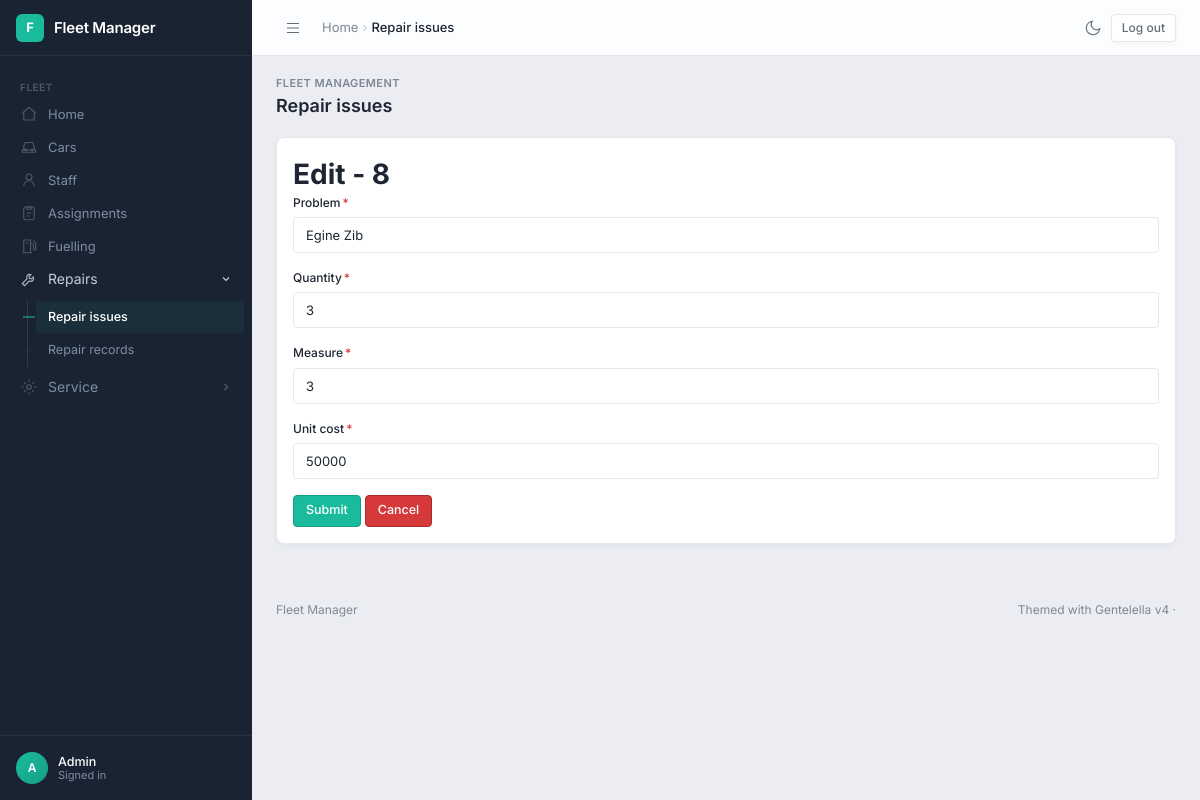
The app's page /editrepairissues/8/ (signed in) with its own data.
### fleetmanagement/models.py (models this page shows, shortened)
class Repair_issues(models.Model):
    problem = models.CharField(max_length=20)
    quantity = models.IntegerField()
    measure = models.IntegerField()
    unit_cost = models.IntegerField()

### fleetmanagement/views.py (the view)
# urls.py: path('editrepairissues/<int:repairissuesid>/', edit_repair_issues, name='edit_repair_issues_page'),
@login_required
def edit_repair_issues(request, repairissuesid):
    repairissues = Repair_issues.objects.get(id = repairissuesid)
    message = ''
    if request.method == 'POST':
        repairissuesform = Repair_issuesForm(request.POST, instance=repairissues)
        if repairissuesform.is_valid():
            repairissuesform.save()
            return redirect('repair_issues_page')
        else:
            message = 'Form has invalid data'
    else:
        repairissuesform = Repair_issuesForm(instance=repairissues)
    context = {
        'form' : repairissuesform,
        'msg' : message,
        'repairissues' : repairissues
    }
    return render(request, "edit_repair_issues.html", context)

### fleetmanagement/forms.py
class Repair_issuesForm(ModelForm):
    class Meta:
        model = Repair_issues
        fields = '__all__'

### fleetmanagement/templates/edit_repair_issues.html (shortened to what this page needs)
{% extends './home.html' %}
{% load crispy_forms_tags %}
{% block content %}
    <h1>Edit - {{repairissues.id}}</h1>
    <form method="post" data-demo-submit="false">
        {{form|crispy}}
        <input type="submit" class="btn btn-primary">
        <a href="{% url 'repair_issues_page' %}" class="btn btn-danger">Cancel</a>
    </form>
{% endblock content %}

### fleetmanagement/templates/home.html (shortened to what this page needs)
{% load static %}<!DOCTYPE html>
<html lang="en">
<head>
<link rel="stylesheet" crossorigin href="{% static 'gentelella/assets/main-v4-DB_ReeJG.css' %}">
<link rel="stylesheet" href="{% static 'gentelella/fleet-bridge.css' %}">
</head>
{% with u=request.resolver_match.url_name|default:'' %}
<body data-shell="admin">
<aside class="sidebar" aria-label="Primary navigation">
  <div class="sidebar-brand">
    <div class="brand-icon">F</div>
    <div class="brand-name">Fleet Manager</div>
  </div>
  <nav class="sidebar-nav">
    <div class="nav-group">
      <div class="nav-label">Fleet</div>
<a class="nav-link{% if u == 'home_page' %} active{% endif %}" href="{% url 'home_page' %}"><svg class="icon" width="18" height="18" viewBox="0 0 24 24" fill="none" stroke="currentColor" stroke-width="1.5"><path d="M3 11l9-8 9 8"/><path d="M5 10v10h14V10"/></svg><span class="nav-text">Home</span></a>
<a class="nav-link{% if 'car' in u %} active{% endif %}" href="{% url 'car_page' %}"><svg class="icon" width="18" height="18" viewBox="0 0 24 24" fill="none" stroke="currentColor" stroke-width="1.5"><path d="M5 16V11l2-5h10l2 5v5"/><path d="M3 16h18v3H3z"/><circle cx="7.5" cy="16" r="1.2"/><circle cx="16.5" cy="16" r="1.2"/></svg><span class="nav-text">Cars</span></a>
<a class="nav-link{% if 'staff' in u %} active{% endif %}" href="{% url 'staff_page' %}"><svg class="icon" width="18" height="18" viewBox="0 0 24 24" fill="none" stroke="currentColor" stroke-width="1.5"><circle cx="12" cy="8" r="4"/><path d="M5 20c0-3.9 3.1-7 7-7s7 3.1 7 7"/></svg><span class="nav-text">Staff</span></a>
<a class="nav-link{% if 'assign' in u %} active{% endif %}" href="{% url 'assignment_page' %}"><svg class="icon" width="18" height="18" viewBox="0 0 24 24" fill="none" stroke="currentColor" stroke-width="1.5"><rect x="5" y="4" width="14" height="17" rx="2"/><path d="M9 4h6v3H9zM9 12h6M9 16h4"/></svg><span class="nav-text">Assignments</span></a>
<a class="nav-link{% if 'fuel' in u %} active{% endif %}" href="{% url 'fuelling_page' %}"><svg class="icon" width="18" height="18" viewBox="0 0 24 24" fill="none" stroke="currentColor" stroke-width="1.5"><path d="M5 21V4h9v17M3 21h13"/><path d="M14 9h2a2 2 0 012 2v5a1.5 1.5 0 003 0V8l-3-3"/><path d="M8 8h3"/></svg><span class="nav-text">Fuelling</span></a>
<div class="nav-tree{% if 'repair' in u %} open has-active{% endif %}"><button type="button" class="nav-link nav-toggle" aria-expanded="{% if 'repair' in u %}true{% else %}false{% endif %}"><svg class="icon" width="18" height="18" viewBox="0 0 24 24" fill="none" stroke="currentColor" stroke-width="1.5"><path d="M14.7 6.3a4 4 0 00-5.4 5.4L3 18l3 3 6.3-6.3a4 4 0 005.4-5.4l-2.6 2.6-2.4-.6-.6-2.4z"/></svg><span class="nav-text">Repairs</span><svg class="nav-chev" width="12" height="12" viewBox="0 0 16 16" fill="none" stroke="currentColor" stroke-width="1.5" aria-hidden="true"><path d="M6 4l4 4-4 4"/></svg></button><div class="nav-sub"><div class="nav-sub-inner"><a class="nav-sublink{% if 'repair' in u and 'issues' in u %} active{% endif %}" href="{% url 'repair_issues_page' %}">Repair issues</a><a class="nav-sublink{% if 'repair' in u and 'records' in u %} active{% endif %}" href="{% url 'repair_records_page' %}">Repair records</a></div></div></div>
<div class="nav-tree{% if 'service' in u %} open has-active{% endif %}"><button type="button" class="nav-link nav-toggle" aria-expanded="{% if 'service' in u %}true{% else %}false{% endif %}"><svg class="icon" width="18" height="18" viewBox="0 0 24 24" fill="none" stroke="currentColor" stroke-width="1.5"><circle cx="12" cy="12" r="3"/><path d="M12 2v3M12 19v3M2 12h3M19 12h3M5.6 5.6l2.1 2.1M16.3 16.3l2.1 2.1M5.6 18.4l2.1-2.1M16.3 7.7l2.1-2.1"/></svg><span class="nav-text">Service</span><svg class="nav-chev" width="12" height="12" viewBox="0 0 16 16" fill="none" stroke="currentColor" stroke-width="1.5" aria-hidden="true"><path d="M6 4l4 4-4 4"/></svg></button><div class="nav-sub"><div class="nav-sub-inner"><a class="nav-sublink{% if 'service' in u and 'issues' in u %} active{% endif %}" href="{% url 'service_issues_page' %}">Service issues</a><a class="nav-sublink{% if 'service' in u and 'records' in u %} active{% endif %}" href="{% url 'service_records_page' %}">Service records</a></div></div></div>
    </div>
  </nav>
  <div class="sidebar-footer">
    <div class="sidebar-user">
      <div class="avatar">{% if user.is_authenticated %}{{ user.username|first|upper }}{% else %}?{% endif %}</div>
      <div class="sidebar-user-info">
        <div class="name">{% if user.is_authenticated %}{{ user.username }}{% else %}Guest{% endif %}</div>
        <div class="role">{% if user.is_authenticated %}Signed in{% else %}Not signed in{% endif %}</div>
      </div>
    </div>
  </div>
</aside>
<header class="topbar">
  <div class="topbar-left">
    <button class="sidebar-toggle" type="button" aria-label="Open menu" aria-controls="sidebar" aria-expanded="false">
      <svg width="20" height="20" viewBox="0 0 24 24" fill="none" stroke="currentColor" stroke-width="1.5" aria-hidden="true"><path d="M4 6h16M4 12h16M4 18h16"/></svg>
    </button>
    <nav class="breadcrumb" aria-label="Breadcrumb">
      <a href="{% url 'home_page' %}">Home</a><span class="sep" aria-hidden="true">&rsaquo;</span><span class="current" aria-current="page">{% block crumb %}{% if u == 'home_page' %}Home{% elif 'car' in u %}Cars{% elif 'staff' in u %}Staff{% elif 'assign' in u %}Assignments{% elif 'fuel' in u %}Fuelling{% elif 'repair' in u and 'issues' in u %}Repair issues{% elif 'repair' in u %}Repair records{% elif 'service' in u and 'issues' in u %}Service issues{% elif 'service' in u %}Service records{% elif u == 'login' %}Login{% elif 'sign' in u %}Sign up{% else %}Fleet Manager{% endif %}{% endblock %}</span>
    </nav>
  </div>
  <div class="topbar-right">
    <button class="tb-btn theme-toggle" type="button" title="Toggle theme" aria-label="Toggle theme" aria-pressed="false">
      <svg class="theme-icon-dark" width="18" height="18" viewBox="0 0 24 24" fill="none" stroke="currentColor" stroke-width="1.5" aria-hidden="true"><path d="M21 12.79A9 9 0 1 1 11.21 3 7 7 0 0 0 21 12.79z"/></svg>
    </button>
    <div class="auth-links">
      {% if user.is_authenticated %}
        <form method="post" action="{% url 'logout' %}">{% csrf_token %}<button type="submit" class="btn btn-outline btn-sm">Log out</button></form>
      {% else %}
        <a class="btn btn-outline btn-sm" href="{% url 'login' %}">Login</a>
        <a class="btn btn-primary btn-sm" href="{% url 'sign_up_page' %}">Sign up</a>
      {% endif %}
    </div>
  </div>
</header>
<main class="main">
  <div class="page-wrapper">
    <div class="page-header">
      <div class="page-header-row">
        <div>
          <div class="page-pretitle">Fleet management</div>
          <h1 class="page-title">{% block page_title %}{% if u == 'home_page' %}Home{% elif 'car' in u %}Cars{% elif 'staff' in u %}Staff{% elif 'assign' in u %}Assignments{% elif 'fuel' in u %}Fuelling{% elif 'repair' in u and 'issues' in u %}Repair issues{% elif 'repair' in u %}Repair records{% elif 'service' in u and 'issues' in u %}Service issues{% elif 'service' in u %}Service records{% elif u == 'login' %}Login{% elif 'sign' in u %}Sign up{% else %}Fleet Manager{% endif %}{% endblock %}</h1>
        </div>
      </div>
    </div>
    <div class="card">
      <div class="card-body fleet-content">
        {% block content %}{% endblock content %}
      </div>
    </div>
  </div>
  <footer class="footer"><span>Fleet Manager</span><span>Themed with Gentelella v4 &middot;</span></footer>
</main>
{% endwith %}
</body>
</html>

### static/gentelella/fleet-bridge.css (style rules this page uses)
body { background-color: rgb(235, 237, 243); }
nav a { display: block; }
.mb-3 { margin-bottom: 16px; }
.form-label .asteriskField, .asteriskField { color: var(--red); margin-inline-start: 2px; }
.fleet-content input[type="submit"].btn { cursor: pointer; }
.auth-links { display: flex; align-items: center; gap: 8px; }
.auth-links form { margin: 0; }

### records on screen
Repair_issues: id "8", problem "Egine Zib", quantity "3", measure "3", unit_cost "50000"

### other values on screen
{{ user.username|first|upper }} "A"
{{ user.username }} "Admin"
